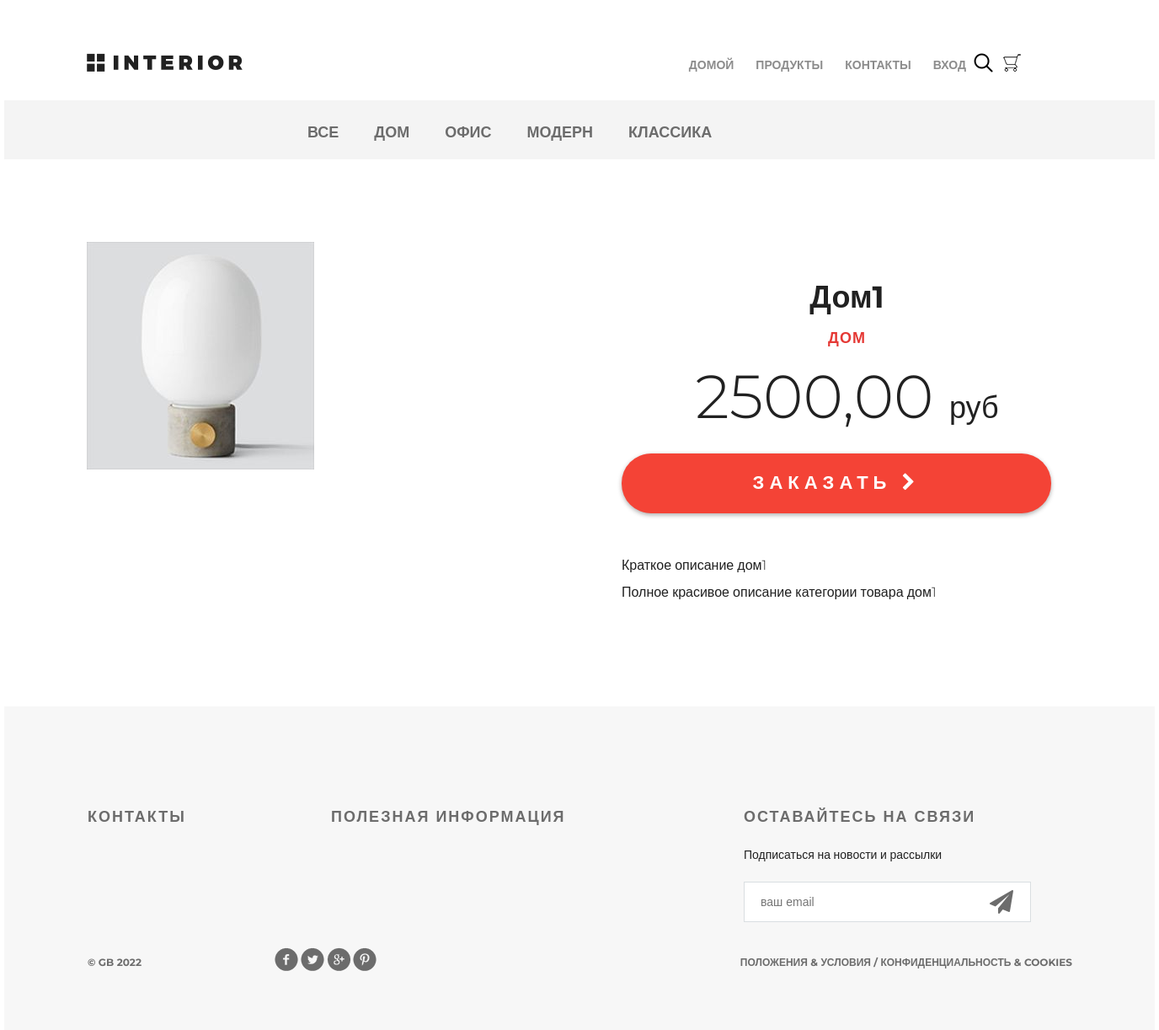
The page /products/product/9/ on the database its author committed.
### mainapp/models.py (models this page shows, shortened)
class Category(models.Model):
    name = models.CharField(max_length=128, verbose_name='Название', unique=True)
    description = models.TextField(verbose_name='Описание')
    is_active = models.BooleanField(default=True, verbose_name='Активен')
    class Meta:
        verbose_name = 'категория'
        verbose_name_plural = 'категории'
        ordering = ('pk', )

class Product(models.Model):
    category = models.ForeignKey(Category, on_delete=models.CASCADE, verbose_name='Категория', related_name='products')
    image = models.ImageField(upload_to='product', blank=True, null=True, verbose_name='Изображение')
    name = models.CharField(max_length=128, verbose_name='Название')
    short_desc = models.CharField(max_length=128, verbose_name='Краткое описание')
    description = models.TextField('Описание')
    price = models.DecimalField(max_digits=8, decimal_places=2, verbose_name='Цена')
    quantity = models.PositiveSmallIntegerField(default=0, verbose_name='Количество')
    is_active = models.BooleanField(default=True, verbose_name='Активен')
    class Meta:
        verbose_name = 'продукт'
        verbose_name_plural = 'продукты'

### mainapp/views.py (the view)
# urls.py: path('product/<int:pk>/', product, name='product_item'),
def product(request, pk):
    product_item = get_object_or_404(Product, pk=pk)
    context = {
        'sub_links': Category.objects.all(),
        'product': product_item,
        'basket': get_basket(request.user),
    }
    return render(request, 'mainapp/product.html', context)

### mainapp/services.py (called while the page is built)
def get_basket(user):
    basket_list = []
    if user.is_authenticated:
        basket_list = Basket.objects.filter(user=user)
    return basket_list

### mainapp/templates/mainapp/product.html
{% extends 'mainapp/base.html' %}
{% load static %}
{% block menu %}
    <div class="hero-white">
        <div class="header clearfix">
            {% include 'mainapp/includes/inc_main_menu.html' %}
        </div>
    </div>
{% endblock %}
{% block content %}
    <div class="details">
        <div class="links clearfix">
            {% include 'mainapp/includes/inc_products_sub_menu.html' %}
        </div>
        <div class="details-products">
            <div class="details-slider">
                <div class="slider-product">
                    <img src="/media/{{ product.image }}">
                </div>
            </div>
            <div class="description">
                <h3 class="big-bold">{{ product.name }}</h3>
                <h3 class="red">{{ product.category.name }}</h3>
                <p class="price"> {{ product.price|floatformat:2 }} <span>руб</span></p>
                <a href="{% url 'basket:add' product.id %}" class="red-button">
                    заказать <i class="fa fa-chevron-right" aria-hidden="true"></i>
                </a>
                <div class="description-text">
                    <p>{{ product.short_desc }}</p>
                    <p>{{ product.description }}</p>
                </div>
            </div>
        </div>
    </div>
{% endblock %}

### mainapp/templates/mainapp/includes/inc_products_sub_menu.html (shortened to what this page needs)
<ul class="links-menu">
    <li>
        <a href="{% url 'products:product_list' 0 %}"
            {% if request.resolver_match.kwargs.pk == 0 %}class="active" {% endif %}>
            все
        </a>
    </li>
    {% for menu_part in sub_links %}
        <li>
            <a href="{% url 'products:product_list' menu_part.pk %}"
               >{{ menu_part.name }}
            </a>
        </li>
    {% endfor %}
</ul>

### static/css/style.css (style rules this page uses)
* { margin: 0; padding: 0; }
body { font-family: 'Montserrat', sans-serif; }
html, body { height: 100%; }
.clearfix:after { content: ""; display: block; clear: both; }
.big-bold { color: #212121; font-size: 36px; font-weight: 700; text-align: left; margin-bottom: 24px; line-height: 36px; }
.red { text-transform: uppercase; color: #e53935; font-size: 18px; font-weight: 700; text-align: left; letter-spacing: 1px; line-height: 17px; margin-bottom: 22px; }
.hero-white { background-color: #fff; height: 119px; padding-left: 98px; padding-right: 211px; position: relative; }
.links { height: 70px; background-color: #f4f4f4; position: relative; padding-left: 360px; }
.links-menu { margin: 27px auto 0px; position: absolute; }
.links-menu li { float: left; list-style-type: none; padding-right: 42px; }
.links-menu li a { text-decoration: none; color: #6c6c6c; font-size: 18px; font-weight: 700; text-transform: uppercase; }
.details-products { padding-left: 98px; padding-right: 98px; margin-top: 98px; height: 551px; }
.details-slider { width: 570px; float: left; margin-right: 30px; }
.slider-product { width: 570px; height: 400px; }
.description { width: 535px; float: right; padding-left: 35px }
.description .big-bold { color: #212121; font-size: 36px; font-weight: 700; text-align: center; margin-top: 47px; margin-bottom: 0px; }
.description .red { text-transform: uppercase; color: #e53935; font-size: 18px; font-weight: 700; text-align: center; letter-spacing: 1px; line-height: 17px; margin-top: 23px; margin-bottom: 36px; }
.description .price { color: #212121; font-size: 72px; font-weight: 300; line-height: 48px; text-align: center; }
.description .price span { color: #212121; font-size: 36px; font-weight: 300; line-height: 48px; text-align: center; }
.red-button { display: block; height: 71px; width: 510px; border-radius: 35px; background-color: #f44336; text-align: center; text-transform: uppercase; text-decoration: none; color: #ffffff; font-size: 22px; font-weight: 700; line-height: 24px; box-shadow: 0px 2px 4.85px 0.15px rgba(33, 33, 33, 0.35); line-height: 70px; letter-spacing: 6px; margin-top: 31px; }
.description-text { margin-top: 50px; color: #212121; font-size: 16px; font-weight: 300; line-height: 24px; text-align: left; }
.description-text p { margin-bottom: 0.5em; }

### rows shown on the page
Category: name "ДОМ"
Category: name "ОФИС"
Category: name "МОДЕРН"
Category: name "КЛАССИКА"
Product: image (picture), name "Дом1", category.name "ДОМ", price "2500,00", short_desc "Краткое описание дом1", description "Полное красивое описание категории товара дом1"
